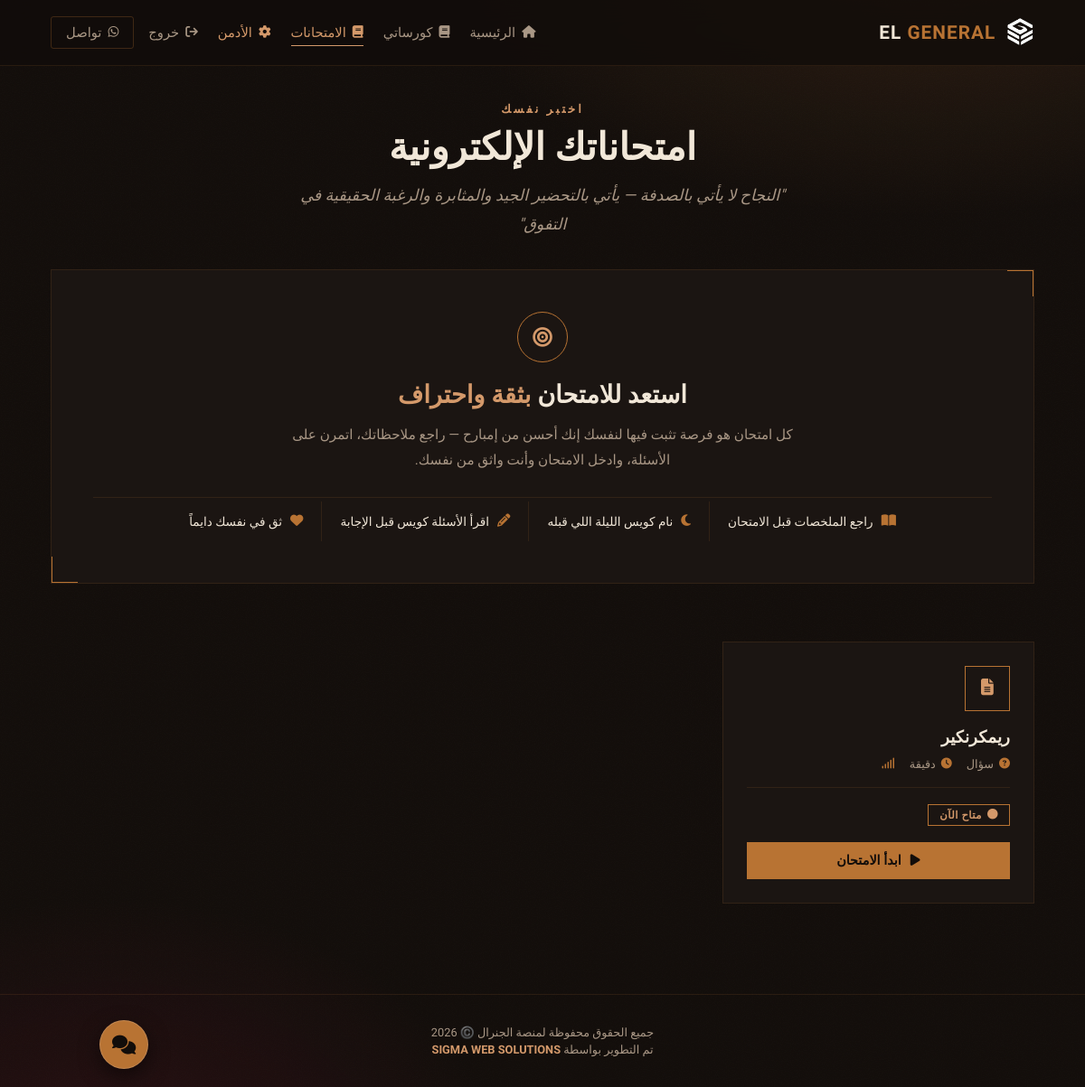
Page /exams/ (signed in) on the earlier database version.
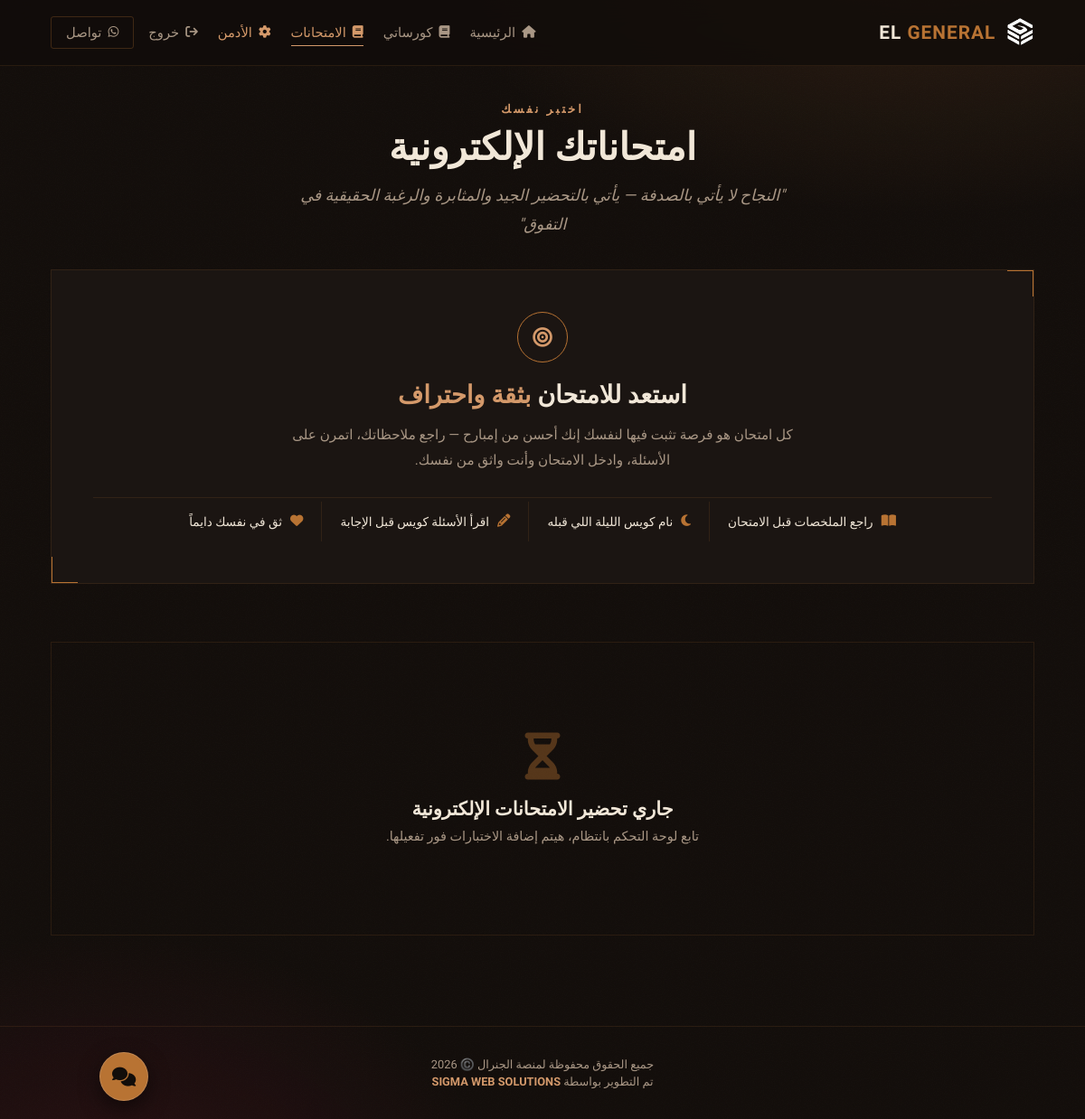
Same page on the later database version.
### main/models.py (models this page shows, shortened)
class Exam(models.Model):
    title = models.CharField(max_length=200, verbose_name="عنوان الامتحان")
    course = models.ForeignKey(Course, on_delete=models.CASCADE, blank=True, null=True, related_name='exams', verbose_name="التابع لكورس")
    lecture = models.ForeignKey(Lecture, on_delete=models.SET_NULL, blank=True, null=True, related_name='exams', verbose_name="تابع لمحاضرة (اختياري)")
    is_comprehensive = models.BooleanField(default=False, verbose_name="امتحان شامل؟")
    duration_mins = models.IntegerField(default=30, verbose_name="مدة الامتحان بالدقائق")
    class Meta:
        verbose_name = "امتحان"
        verbose_name_plural = "📝 الامتحانات"

### main/views.py (the view)
# urls.py: path('exams/', views.exams_view, name='exams'),
@login_required(login_url='login')
def exams_view(request):
    student_profile = getattr(request.user, 'student_profile', None)
    if not student_profile:
        if request.user.is_staff:
            exams_list = Exam.objects.all()
            return render(request, 'exams.html', {'exams': exams_list})
        else:
            return redirect('home')
    student_grade = student_profile.grade
    subscribed_courses = Enrollment.objects.filter(
        student=request.user,
        is_active=True
    ).values_list('course_id', flat=True)
    exams_list = Exam.objects.filter(
        course__grade=student_grade,
        course_id__in=subscribed_courses
    )
    return render(request, 'exams.html', {'exams': exams_list})

### templates/exams.html (shortened to what this page needs)
{% extends 'home.html' %}
{% block content %}
<div class="section" dir="rtl">
    <div class="exams-page-head reveal">
        <span class="eyebrow">اختبر نفسك</span>
        <h2>امتحاناتك الإلكترونية</h2>
        <p class="exams-page-quote">"النجاح لا يأتي بالصدفة — يأتي بالتحضير الجيد والمثابرة والرغبة الحقيقية في التفوق"</p>
    </div>
    <div class="motive-panel reveal">
        <div class="motive-icon-wrap"><i class="fas fa-bullseye"></i></div>
        <h3>استعد للامتحان <span>بثقة واحتراف</span></h3>
        <p>كل امتحان هو فرصة تثبت فيها لنفسك إنك أحسن من إمبارح — راجع ملاحظاتك، اتمرن على الأسئلة، وادخل الامتحان وأنت واثق من نفسك.</p>
        <div class="motive-tips">
            <div class="motive-tip"><i class="fas fa-book-open"></i> راجع الملخصات قبل الامتحان</div>
            <div class="motive-tip"><i class="fas fa-moon"></i> نام كويس الليلة اللي قبله</div>
            <div class="motive-tip"><i class="fas fa-pencil-alt"></i> اقرأ الأسئلة كويس قبل الإجابة</div>
            <div class="motive-tip"><i class="fas fa-heart"></i> ثق في نفسك دايماً</div>
        </div>
    </div>
    <div class="exams-grid reveal">
        {% for exam in exams %}
        <div class="exam-card">
            <div class="exam-card-icon"><i class="fas fa-file-alt"></i></div>
            <h3 class="exam-card-title">{{ exam.title }}</h3>
            <div class="exam-card-meta">
                <span class="exam-meta-item"><i class="fas fa-question-circle"></i> {{ exam.questions_count }} سؤال</span>
                <span class="exam-meta-item"><i class="fas fa-clock"></i> {{ exam.duration }} دقيقة</span>
                <span class="exam-meta-item"><i class="fas fa-signal"></i> {{ exam.difficulty }}</span>
            </div>
            {% if exam.is_coming %}
                <div class="exam-status status-coming"><i class="fas fa-hourglass-half"></i> قريباً</div>
                <button class="exam-btn exam-btn-disabled" disabled><i class="fas fa-lock"></i> غير متاح بعد</button>
            {% else %}
                <div class="exam-status status-available"><i class="fas fa-circle"></i> متاح الآن</div>
                <a href="{% url 'take_exam' exam.id %}" class="exam-btn exam-btn-primary"><i class="fas fa-play"></i> ابدأ الامتحان</a>
            {% endif %}
        </div>
        {% empty %}
        <div class="exams-empty-state">
            <i class="fas fa-hourglass-half"></i>
            <h3>جاري تحضير الامتحانات الإلكترونية</h3>
            <p>تابع لوحة التحكم بانتظام، هيتم إضافة الاختبارات فور تفعيلها.</p>
        </div>
        {% endfor %}
    </div>
</div>
{% endblock %}

Differences in the rows shown:
removed Exam: title "ريمكرنكير"
Other differences:
text now shown: "جاري تحضير الامتحانات الإلكترونية تابع لوحة التحكم بانتظام، هيتم إضافة الاختبارات فور تفعيلها."
